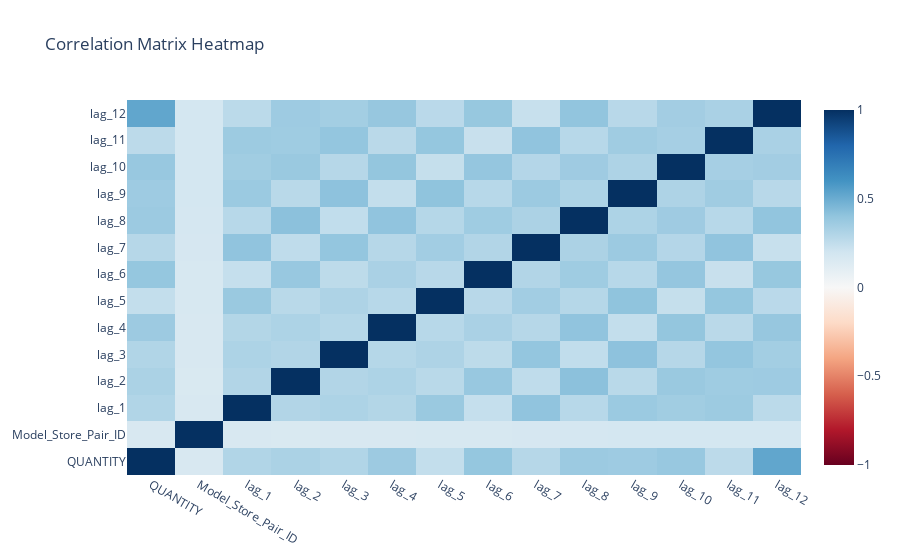

Source (notebook cell):
### Code cell
# Creating a correlation matrix
correlation_matrix = df_supervised_all.corr()

# Converting the Seaborn heatmap to a Plotly figure
fig = go.Figure(data=go.Heatmap(
    z=correlation_matrix.values,
    x=correlation_matrix.columns,
    y=correlation_matrix.index,
    colorscale='RdBu',
    zmin=-1,
    zmax=1,
    text=correlation_matrix.round(2).values  # Displaying values as text on the plot
))

fig.update_layout(
    title='Correlation Matrix Heatmap',
    autosize=False
)

fig.show()

### Figure 1 — Plotly figure (JSON) as saved in the notebook; plotly's stock layout.template omitted (floating-point values rounded to 4 significant figures; data arrays with more than 128 entries replaced by an {"elided": "..."} marker saying what was removed)
{"data": [{"colorscale": [[0, "rgb(103,0,31)"], [0.1, "rgb(178,24,43)"], [0.2, "rgb(214,96,77)"], [0.3, "rgb(244,165,130)"], [0.4, "rgb(253,219,199)"], [0.5, "rgb(247,247,247)"], [0.6, "rgb(209,229,240)"], [0.7, "rgb(146,197,222)"], [0.8, "rgb(67,147,195)"], [0.9, "rgb(33,102,172)"], [1, "rgb(5,48,97)"]], "text": {"elided": "14x14 float values"}, "type": "heatmap", "x": ["QUANTITY", "Model_Store_Pair_ID", "lag_1", "lag_2", "lag_3", "lag_4", "lag_5", "lag_6", "lag_7", "lag_8", "lag_9", "lag_10", "lag_11", "lag_12"], "y": ["QUANTITY", "Model_Store_Pair_ID", "lag_1", "lag_2", "lag_3", "lag_4", "lag_5", "lag_6", "lag_7", "lag_8", "lag_9", "lag_10", "lag_11", "lag_12"], "z": {"elided": "14x14 float values"}, "zmax": 1, "zmin": -1}], "layout": {"autosize": false, "title": {"text": "Correlation Matrix Heatmap"}}}
